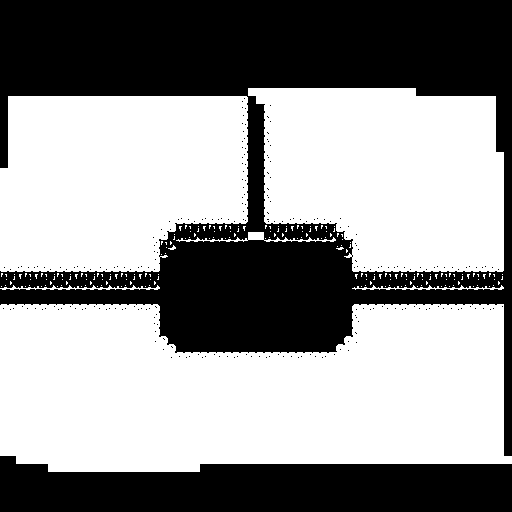

Tiled map render using the project's own tile images. Description and the map definition, with tile-layer contents summarised, below:
An orthogonal 64x64 tile map with 8x8 px tiles, 1 tile layer (map) and 27 objects (2x Snow 3, 2x Snow 4, 2x Snow 2, Jetty Area Gateway, Flower Area Gateway, ...).

<map version="1.10" tiledversion="1.11.2" orientation="orthogonal" renderorder="right-down" width="64" height="64" tilewidth="8" tileheight="8" infinite="0" nextlayerid="3" nextobjectid="43">
 <editorsettings>
  <export target="../public/assets/tilemaps/summer_ice_cube_area.json" format="json" />
 </editorsettings>
 <tileset firstgid="1" name="snow" tilewidth="8" tileheight="8" spacing="8" margin="8" tilecount="64" columns="8">
  <image source="../public/assets/tilemaps/snow.png" width="136" height="136" />
  <tile id="0">
   <properties>
    <property name="collision" type="bool" value="true" />
   </properties>
  </tile>
  <tile id="1">
   <properties>
    <property name="collision" type="bool" value="true" />
   </properties>
  </tile>
  <tile id="2">
   <properties>
    <property name="collision" type="bool" value="true" />
   </properties>
  </tile>
  <tile id="3">
   <properties>
    <property name="collision" type="bool" value="true" />
   </properties>
  </tile>
  <tile id="4">
   <properties>
    <property name="collision" type="bool" value="true" />
   </properties>
  </tile>
  <tile id="5">
   <properties>
    <property name="collision" type="bool" value="true" />
   </properties>
  </tile>
  <tile id="6">
   <properties>
    <property name="collision" type="bool" value="true" />
   </properties>
  </tile>
  <tile id="8">
   <properties>
    <property name="collision" type="bool" value="true" />
   </properties>
  </tile>
  <tile id="9">
   <properties>
    <property name="collision" type="bool" value="true" />
   </properties>
  </tile>
  <tile id="10">
   <properties>
    <property name="collision" type="bool" value="true" />
   </properties>
  </tile>
  <tile id="11">
   <properties>
    <property name="collision" type="bool" value="true" />
   </properties>
  </tile>
  <tile id="12">
   <properties>
    <property name="collision" type="bool" value="true" />
   </properties>
  </tile>
  <tile id="13">
   <properties>
    <property name="collision" type="bool" value="true" />
   </properties>
  </tile>
  <tile id="14">
   <properties>
    <property name="collision" type="bool" value="true" />
   </properties>
  </tile>
  <tile id="16">
   <properties>
    <property name="collision" type="bool" value="true" />
   </properties>
  </tile>
  <tile id="17">
   <properties>
    <property name="collision" type="bool" value="true" />
   </properties>
  </tile>
  <tile id="18">
   <properties>
    <property name="collision" type="bool" value="true" />
   </properties>
  </tile>
  <tile id="19">
   <properties>
    <property name="collision" type="bool" value="true" />
   </properties>
  </tile>
  <tile id="20">
   <properties>
    <property name="collision" type="bool" value="true" />
   </properties>
  </tile>
  <tile id="21">
   <properties>
    <property name="collision" type="bool" value="true" />
   </properties>
  </tile>
  <tile id="22">
   <properties>
    <property name="collision" type="bool" value="true" />
   </properties>
  </tile>
  <tile id="24">
   <properties>
    <property name="collision" type="bool" value="true" />
   </properties>
  </tile>
  <tile id="25">
   <properties>
    <property name="collision" type="bool" value="false" />
   </properties>
  </tile>
  <tile id="26">
   <properties>
    <property name="collision" type="bool" value="false" />
   </properties>
  </tile>
  <tile id="27">
   <properties>
    <property name="collision" type="bool" value="false" />
   </properties>
  </tile>
  <tile id="28">
   <properties>
    <property name="collision" type="bool" value="true" />
   </properties>
  </tile>
  <tile id="29">
   <properties>
    <property name="collision" type="bool" value="true" />
   </properties>
  </tile>
  <tile id="30">
   <properties>
    <property name="collision" type="bool" value="true" />
   </properties>
  </tile>
  <tile id="32">
   <properties>
    <property name="collision" type="bool" value="true" />
   </properties>
  </tile>
  <tile id="33">
   <properties>
    <property name="collision" type="bool" value="true" />
   </properties>
  </tile>
  <tile id="34">
   <properties>
    <property name="collision" type="bool" value="true" />
   </properties>
  </tile>
  <tile id="35">
   <properties>
    <property name="collision" type="bool" value="true" />
   </properties>
  </tile>
  <tile id="36">
   <properties>
    <property name="collision" type="bool" value="true" />
   </properties>
  </tile>
  <tile id="37">
   <properties>
    <property name="collision" type="bool" value="true" />
   </properties>
  </tile>
  <tile id="38">
   <properties>
    <property name="collision" type="bool" value="true" />
   </properties>
  </tile>
  <tile id="40">
   <properties>
    <property name="collision" type="bool" value="false" />
   </properties>
  </tile>
 </tileset>
 <layer id="1" name="map" width="64" height="64">
  <data>[4096 cells, 2921 non-empty, 31 distinct tile ids]</data>
 </layer>
 <objectgroup id="2" name="objects">
  <object id="1" name="Jetty Area Gateway" x="360" y="288" width="16" height="16" />
  <object id="3" name="Flower Area Gateway" x="120" y="288" width="16" height="16" />
  <object id="5" name="Ice Cube" x="288" y="292">
   <point />
  </object>
  <object id="6" name="Snow Cave In" x="254" y="232">
   <point />
  </object>
  <object id="13" name="Ice Cube Trigger" x="274" y="277" width="31" height="31" />
  <object id="14" name="Snow Cave In Trigger" x="232" y="240" width="44" height="19" />
  <object id="15" name="Snow Cave In Body" x="246" y="241" width="16" height="5" />
  <object id="16" name="Fan 1" x="331" y="334">
   <point />
  </object>
  <object id="17" name="Fan 2" x="330" y="270">
   <point />
  </object>
  <object id="19" name="Fan 1 Trigger" x="312" y="312" width="36" height="29" />
  <object id="20" name="Fan 2 Trigger" x="312" y="255" width="35" height="25" />
  <object id="22" name="Ice Cube Blown To" x="160" y="293">
   <point />
  </object>
  <object id="23" name="Ice Cube After Puzzle" x="177" y="278">
   <point />
  </object>
  <object id="24" name="Ice Cube After Puzzle Trigger" x="163" y="268" width="28" height="28" />
  <object id="25" name="Ice Wall" x="159" y="288">
   <point />
  </object>
  <object id="26" name="Ice Wall Collision" x="152" y="288" width="8" height="16" />
  <object id="27" name="Ice Wall Trigger" x="160" y="264" width="47" height="64" />
  <object id="29" name="Snow 3" x="207" y="256">
   <point />
  </object>
  <object id="30" name="Puddle 1" x="229" y="287">
   <point />
  </object>
  <object id="31" name="Snow 4" x="183" y="330">
   <point />
  </object>
  <object id="32" name="Snow 2" x="244" y="311">
   <point />
  </object>
  <object id="33" name="Snow 4" x="296" y="266">
   <point />
  </object>
  <object id="34" name="Snow 3" x="220" y="333">
   <point />
  </object>
  <object id="35" name="Puddle 2" x="272" y="334">
   <point />
  </object>
  <object id="36" name="Snow 2" x="332" y="298">
   <point />
  </object>
  <object id="37" name="Camera Bounds" x="21" y="113" width="463" height="332" />
  <object id="38" name="Fan Wind Trigger" x="255" y="264" width="46" height="66" />
 </objectgroup>
</map>
